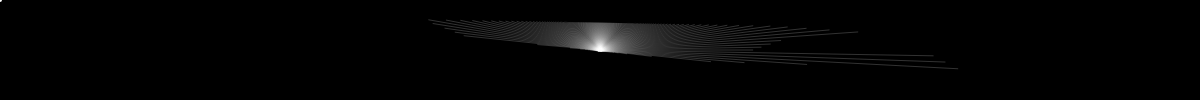
Frame 1 (no input)
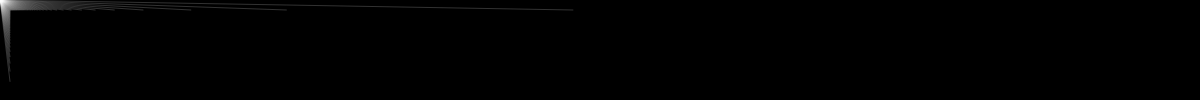
Frame 60 (no input)
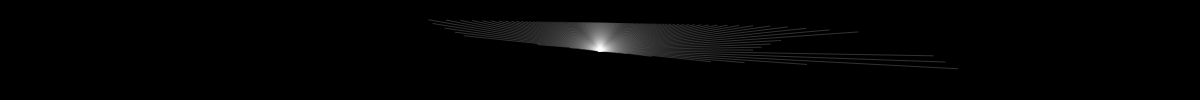
Frame 120 (the mouse pressed at the canvas centre since frame 60)

The p5.js sketch that drew these frames (run headless with seeded random() and noise() and a simulated clock; from frame 60 on, the mouse is pressed at the canvas centre):

// p5.js sketch
// ── sketch.js
let walls = [],
  particle;

function setup() {
  const dims = getDims();
  createCanvas(dims.width, dims.height);
  for (let i = 0; i < 10; i++) {
    let rx1 = random(width);
    let ry1 = random(height);
    let rx2 = random(width);
    let ry2 = random(height);
    walls.push(new Boundary(rx1, ry1, rx2, ry2));
  }
  topWall = new Boundary(10, 10, width - 10, 10);
  rightWall = new Boundary(width - 10, 0 + 10, width - 10, height - 10);
  bottomWall = new Boundary(width - 10, height - 10, 10, height - 10);
  leftWall = new Boundary(10, height - 10, 10, 10);
  walls = [...walls, topWall, rightWall, bottomWall, leftWall];

  console.log(walls);
  particle = new Particle();
}

function draw() {
  background(0);
  stroke(255, 50);
  particle.look(walls);

  particle.update(mouseX, mouseY);
  particle.show();
}

function windowResized() {
  const dims = getDims();
  resizeCanvas(dims.width, dims.height);
}

function getDims() {
  return {
    width: document.body.clientWidth,
    height: document.body.clientHeight
  };
}

// ── boundary.js
class Boundary {
  constructor(x1, y1, x2, y2) {
    this.a = createVector(x1, y1);
    this.b = createVector(x2, y2);
  }

  show() {
    line(this.a.x, this.a.y, this.b.x, this.b.y);
  }
}

// ── particle.js
class Particle {
  constructor() {
    this.pos = createVector(width / 2, height / 2);
    this.rays = [];
    for (let i = 0; i < 360; i += 1) {
      this.rays.push(new Ray(this.pos, radians(i)));
    }
  }

  show() {
    for (let i = 0; i < this.rays.length; i++) {
      this.rays[i].show();
    }
  }

  look(walls) {
    for (let ray of this.rays) {
      let closest = null;
      let record = Infinity;
      for (let wall of walls) {
        const pt = ray.cast(wall);
        if (pt) {
          const d = p5.Vector.dist(this.pos, pt);
          if (d < record) {
            record = d;
            closest = pt;
          }
          record = min(d, record);
        }
      }
      if (closest) {
        line(this.pos.x, this.pos.y, closest.x, closest.y);
      }
    }
  }

  update(x, y) {
    this.pos.set(x, y);
  }
}

// ── ray.js
class Ray {
  constructor(pos, angle) {
    this.pos = pos;
    this.dir = p5.Vector.fromAngle(angle);
  }

  show() {
    push();
    translate(this.pos.x, this.pos.y);
    line(0, 0, this.dir.x, this.dir.y);
    pop();
  }

  lookAt(x, y) {
    this.dir.x = x - this.pos.x;
    this.dir.y = y - this.pos.y;
    this.dir.normalize();
  }

  cast(wall) {
    const x1 = wall.a.x;
    const y1 = wall.a.y;

    const x2 = wall.b.x;
    const y2 = wall.b.y;

    const x3 = this.pos.x;
    const y3 = this.pos.y;

    const x4 = this.pos.x + this.dir.x;
    const y4 = this.pos.y + this.dir.y;

    const den = (x1 - x2) * (y3 - y4) - (y1 - y2) * (x3 - x4);
    if (den === 0) {
      return;
    }

    const tnu = (x1 - x3) * (y3 - y4) - (y1 - y3) * (x3 - x4);
    const unu = (x1 - x2) * (y1 - y3) - (y1 - y2) * (x1 - x3);

    const t = tnu / den;
    const u = (-1 * unu) / den;

    if (t >= 0 && t <= 1.0 && u > 0) {
      const pt = createVector();
      pt.x = x1 + t * (x2 - x1);
      pt.y = y1 + t * (y2 - y1);
      return pt;
    } else {
      return;
    }
  }
}
